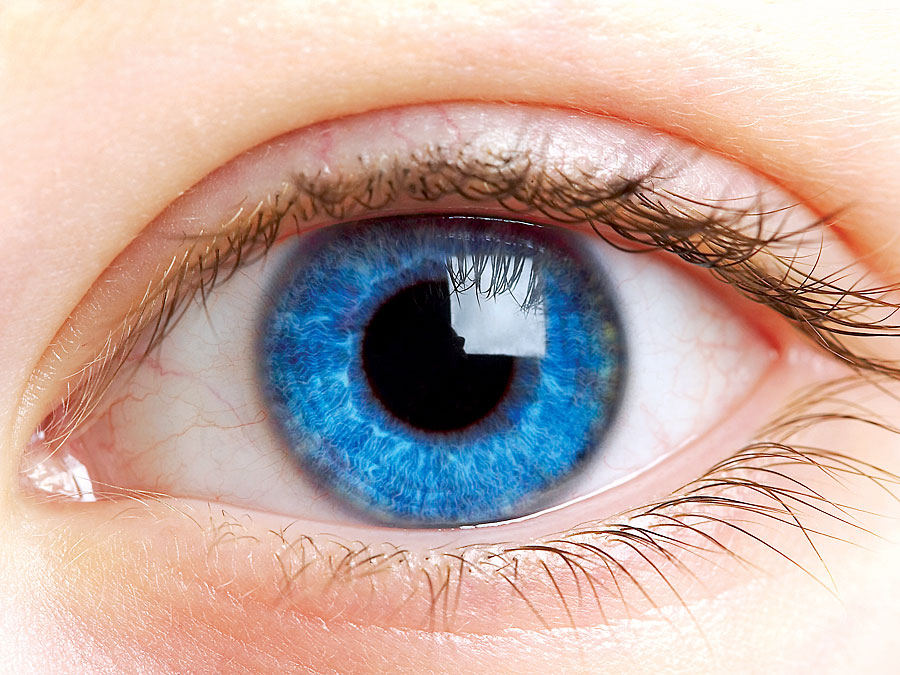
#> input picture eye.jpg, 900 x 675 px, found by its file name
$ python 6.4_convolution.py
#> lines starting #> are read from the running program, lines starting #| are printed output that depends on the picture
# convolution (mean filter)
import cv2 as cv
import numpy as np

def trackbar(x):
    d = 2 * x + 1              # đảm bảo kernel lẻ: 1,3,5,7...
    kernel = np.ones((d, d), np.float32) / (d * d)

    img1 = cv.filter2D(img, -1, kernel)

    show = np.hstack([img, img1])
    show = cv.resize(show, None, fx=0.4, fy=0.4)

    cv.imshow('window', show)
    cv.setWindowTitle('window', f'kernel = {d} x {d}')

# đọc ảnh grayscale
img = cv.imread('eye.jpg', cv.IMREAD_GRAYSCALE)
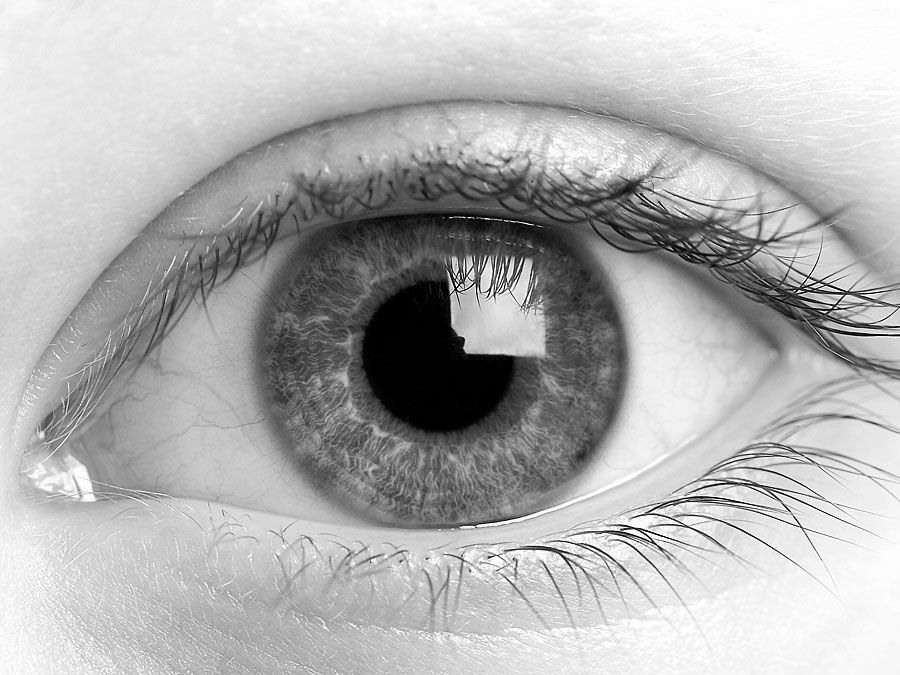
#> img: shape (675, 900); min 0, max 255, mean 178.6
if img is None:
    print("Không đọc được ảnh")
    exit()

# tạo window
cv.namedWindow('window', cv.WINDOW_NORMAL)

# gọi lần đầu
trackbar(2)
#> in trackbar, `show = np.hstack([img, img1])`:
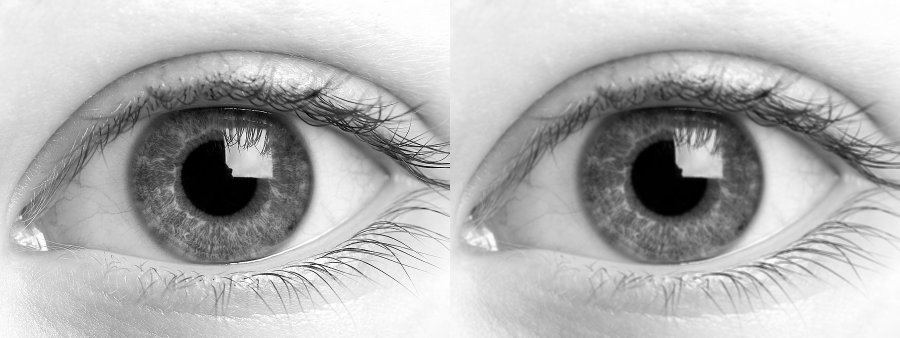
#> show: shape (675, 1800) (shown at 1/2 size); min 0, max 255, mean 178.6
#> in trackbar, `show = cv.resize(show, None, fx=0.4, fy=0.4)`:
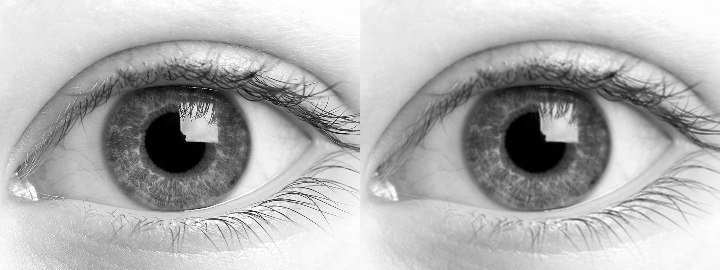
#> show: shape (270, 720); min 0, max 255, mean 178.5

# trackbar điều chỉnh kernel size
cv.createTrackbar('kernel', 'window', 2, 7, trackbar)

cv.waitKey(0)
cv.destroyAllWindows()

$ run again, with fish.jpg copied over eye.jpg
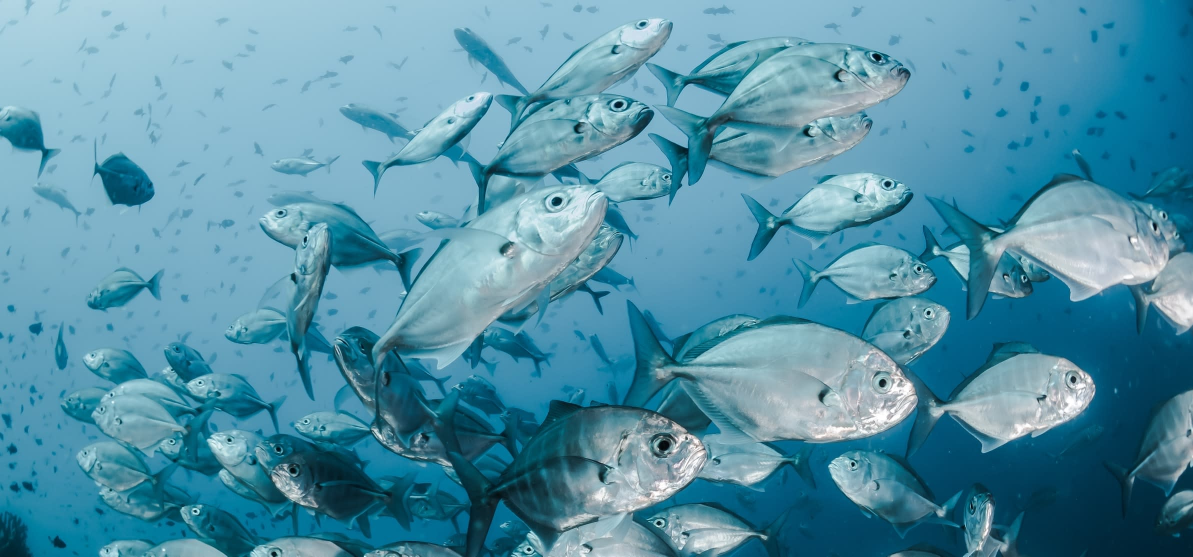
#> input picture fish.jpg, 2386 x 1113 px, found by its file name (shown at 1/2 size)
#> `img = cv.imread('eye.jpg', cv.IMREAD_GRAYSCALE)`:
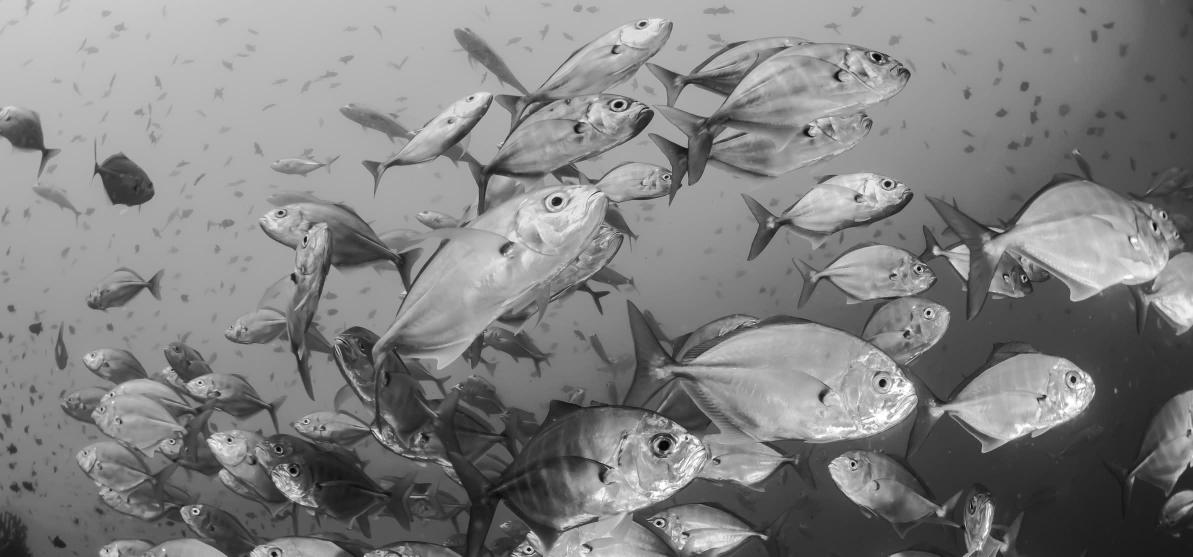
#> img: shape (1113, 2386) (shown at 1/2 size); min 0, max 255, mean 128.8
#> in trackbar, `show = np.hstack([img, img1])`:
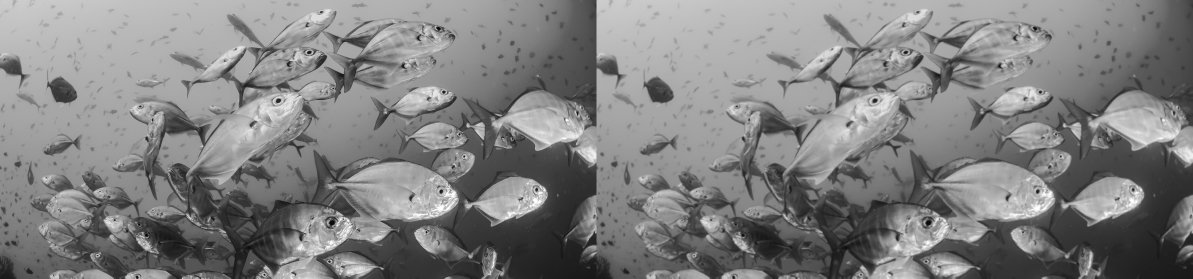
#> show: shape (1113, 4772) (shown at 1/4 size); min 0, max 255, mean 128.8
